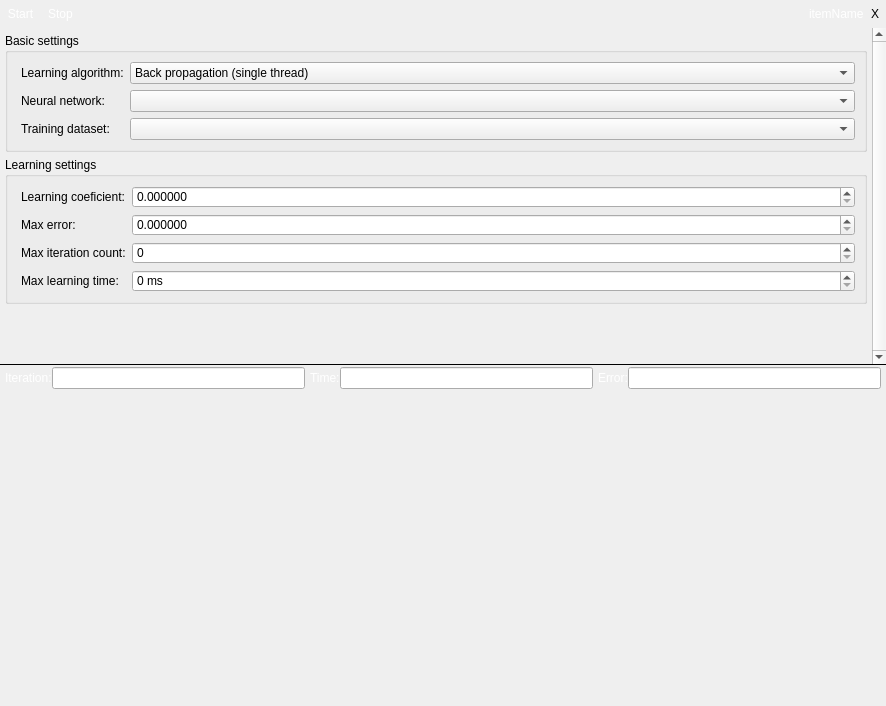
<?xml version="1.0" encoding="UTF-8"?>
<ui version="4.0">
 <class>LearningWidget</class>
 <widget class="QWidget" name="LearningWidget">
  <property name="geometry">
   <rect>
    <x>0</x>
    <y>0</y>
    <width>886</width>
    <height>706</height>
   </rect>
  </property>
  <property name="sizePolicy">
   <sizepolicy hsizetype="Preferred" vsizetype="Preferred">
    <horstretch>1</horstretch>
    <verstretch>0</verstretch>
   </sizepolicy>
  </property>
  <property name="windowTitle">
   <string>Form</string>
  </property>
  <layout class="QVBoxLayout" name="verticalLayout_9">
   <property name="spacing">
    <number>0</number>
   </property>
   <property name="margin">
    <number>0</number>
   </property>
   <item>
    <widget class="QFrame" name="topToolBar">
     <property name="minimumSize">
      <size>
       <width>0</width>
       <height>28</height>
      </size>
     </property>
     <property name="maximumSize">
      <size>
       <width>16777215</width>
       <height>28</height>
      </size>
     </property>
     <property name="styleSheet">
      <string notr="true">#topToolBar{
	background-image: url(:toolbar);
}</string>
     </property>
     <property name="lineWidth">
      <number>0</number>
     </property>
     <layout class="QHBoxLayout" name="horizontalLayout">
      <property name="spacing">
       <number>0</number>
      </property>
      <property name="margin">
       <number>0</number>
      </property>
      <item>
       <widget class="QToolButton" name="startBtn">
        <property name="styleSheet">
         <string notr="true">color: white;</string>
        </property>
        <property name="text">
         <string>Start</string>
        </property>
        <property name="icon">
         <iconset resource="../styles.qrc">
          <normaloff>:/start22</normaloff>:/start22</iconset>
        </property>
        <property name="iconSize">
         <size>
          <width>18</width>
          <height>18</height>
         </size>
        </property>
        <property name="toolButtonStyle">
         <enum>Qt::ToolButtonTextBesideIcon</enum>
        </property>
        <property name="autoRaise">
         <bool>true</bool>
        </property>
       </widget>
      </item>
      <item>
       <widget class="QToolButton" name="stopBtn">
        <property name="styleSheet">
         <string notr="true">color: white;</string>
        </property>
        <property name="text">
         <string>Stop</string>
        </property>
        <property name="icon">
         <iconset resource="../styles.qrc">
          <normaloff>:/stop22</normaloff>:/stop22</iconset>
        </property>
        <property name="iconSize">
         <size>
          <width>18</width>
          <height>18</height>
         </size>
        </property>
        <property name="toolButtonStyle">
         <enum>Qt::ToolButtonTextBesideIcon</enum>
        </property>
        <property name="autoRaise">
         <bool>true</bool>
        </property>
       </widget>
      </item>
      <item>
       <spacer name="horizontalSpacer_3">
        <property name="orientation">
         <enum>Qt::Horizontal</enum>
        </property>
        <property name="sizeHint" stdset="0">
         <size>
          <width>40</width>
          <height>20</height>
         </size>
        </property>
       </spacer>
      </item>
      <item>
       <widget class="QLabel" name="itemName">
        <property name="palette">
         <palette>
          <active>
           <colorrole role="WindowText">
            <brush brushstyle="SolidPattern">
             <color alpha="255">
              <red>255</red>
              <green>255</green>
              <blue>255</blue>
             </color>
            </brush>
           </colorrole>
          </active>
          <inactive>
           <colorrole role="WindowText">
            <brush brushstyle="SolidPattern">
             <color alpha="255">
              <red>255</red>
              <green>255</green>
              <blue>255</blue>
             </color>
            </brush>
           </colorrole>
          </inactive>
          <disabled>
           <colorrole role="WindowText">
            <brush brushstyle="SolidPattern">
             <color alpha="255">
              <red>152</red>
              <green>152</green>
              <blue>153</blue>
             </color>
            </brush>
           </colorrole>
          </disabled>
         </palette>
        </property>
        <property name="font">
         <font>
          <weight>50</weight>
          <bold>false</bold>
         </font>
        </property>
        <property name="text">
         <string>itemName</string>
        </property>
       </widget>
      </item>
      <item>
       <widget class="QToolButton" name="closeButton">
        <property name="minimumSize">
         <size>
          <width>0</width>
          <height>28</height>
         </size>
        </property>
        <property name="text">
         <string>X</string>
        </property>
        <property name="icon">
         <iconset resource="../styles.qrc">
          <normaloff>:/close22</normaloff>:/close22</iconset>
        </property>
        <property name="iconSize">
         <size>
          <width>22</width>
          <height>22</height>
         </size>
        </property>
        <property name="autoRaise">
         <bool>true</bool>
        </property>
       </widget>
      </item>
     </layout>
    </widget>
   </item>
   <item>
    <widget class="QSplitter" name="splitterH">
     <property name="styleSheet">
      <string notr="true">#splitterH::handle:horizontal{
	background-color: rgb(0, 0, 0);
}</string>
     </property>
     <property name="orientation">
      <enum>Qt::Horizontal</enum>
     </property>
     <property name="handleWidth">
      <number>1</number>
     </property>
     <property name="childrenCollapsible">
      <bool>false</bool>
     </property>
     <widget class="QFrame" name="frame_4">
      <property name="sizePolicy">
       <sizepolicy hsizetype="Preferred" vsizetype="Preferred">
        <horstretch>1</horstretch>
        <verstretch>0</verstretch>
       </sizepolicy>
      </property>
      <property name="frameShape">
       <enum>QFrame::NoFrame</enum>
      </property>
      <property name="frameShadow">
       <enum>QFrame::Raised</enum>
      </property>
      <layout class="QVBoxLayout" name="verticalLayout_5">
       <property name="spacing">
        <number>0</number>
       </property>
       <property name="margin">
        <number>0</number>
       </property>
       <item>
        <widget class="QSplitter" name="splitter">
         <property name="sizePolicy">
          <sizepolicy hsizetype="Preferred" vsizetype="Preferred">
           <horstretch>0</horstretch>
           <verstretch>0</verstretch>
          </sizepolicy>
         </property>
         <property name="styleSheet">
          <string notr="true">#splitter::handle:vertical{
	background-color: rgb(0, 0, 0);
}</string>
         </property>
         <property name="orientation">
          <enum>Qt::Vertical</enum>
         </property>
         <property name="handleWidth">
          <number>1</number>
         </property>
         <property name="childrenCollapsible">
          <bool>false</bool>
         </property>
         <widget class="QFrame" name="frame_2">
          <property name="sizePolicy">
           <sizepolicy hsizetype="Preferred" vsizetype="Preferred">
            <horstretch>0</horstretch>
            <verstretch>0</verstretch>
           </sizepolicy>
          </property>
          <property name="frameShape">
           <enum>QFrame::NoFrame</enum>
          </property>
          <property name="frameShadow">
           <enum>QFrame::Raised</enum>
          </property>
          <layout class="QVBoxLayout" name="verticalLayout_8">
           <property name="spacing">
            <number>0</number>
           </property>
           <property name="margin">
            <number>0</number>
           </property>
           <item>
            <widget class="QScrollArea" name="scrollArea">
             <property name="sizePolicy">
              <sizepolicy hsizetype="Preferred" vsizetype="Preferred">
               <horstretch>0</horstretch>
               <verstretch>0</verstretch>
              </sizepolicy>
             </property>
             <property name="baseSize">
              <size>
               <width>0</width>
               <height>200</height>
              </size>
             </property>
             <property name="frameShape">
              <enum>QFrame::NoFrame</enum>
             </property>
             <property name="verticalScrollBarPolicy">
              <enum>Qt::ScrollBarAlwaysOn</enum>
             </property>
             <property name="horizontalScrollBarPolicy">
              <enum>Qt::ScrollBarAsNeeded</enum>
             </property>
             <property name="widgetResizable">
              <bool>true</bool>
             </property>
             <widget class="QWidget" name="scrollAreaWidgetContents">
              <property name="geometry">
               <rect>
                <x>0</x>
                <y>0</y>
                <width>869</width>
                <height>336</height>
               </rect>
              </property>
              <property name="sizePolicy">
               <sizepolicy hsizetype="Preferred" vsizetype="Preferred">
                <horstretch>0</horstretch>
                <verstretch>0</verstretch>
               </sizepolicy>
              </property>
              <layout class="QVBoxLayout" name="verticalLayout_7">
               <property name="spacing">
                <number>5</number>
               </property>
               <property name="margin">
                <number>5</number>
               </property>
               <item>
                <widget class="QGroupBox" name="groupBox_3">
                 <property name="sizePolicy">
                  <sizepolicy hsizetype="Preferred" vsizetype="Preferred">
                   <horstretch>0</horstretch>
                   <verstretch>0</verstretch>
                  </sizepolicy>
                 </property>
                 <property name="title">
                  <string>Basic settings</string>
                 </property>
                 <layout class="QFormLayout" name="formLayout_3">
                  <item row="0" column="0">
                   <widget class="QLabel" name="label_17">
                    <property name="sizePolicy">
                     <sizepolicy hsizetype="Expanding" vsizetype="Preferred">
                      <horstretch>0</horstretch>
                      <verstretch>0</verstretch>
                     </sizepolicy>
                    </property>
                    <property name="text">
                     <string>Learning algorithm:</string>
                    </property>
                    <property name="indent">
                     <number>4</number>
                    </property>
                   </widget>
                  </item>
                  <item row="0" column="1">
                   <widget class="QComboBox" name="algorithmBox">
                    <property name="sizePolicy">
                     <sizepolicy hsizetype="Expanding" vsizetype="Fixed">
                      <horstretch>0</horstretch>
                      <verstretch>0</verstretch>
                     </sizepolicy>
                    </property>
                    <item>
                     <property name="text">
                      <string>Back propagation (single thread)</string>
                     </property>
                    </item>
                   </widget>
                  </item>
                  <item row="2" column="0">
                   <widget class="QLabel" name="label_13">
                    <property name="sizePolicy">
                     <sizepolicy hsizetype="Expanding" vsizetype="Preferred">
                      <horstretch>0</horstretch>
                      <verstretch>0</verstretch>
                     </sizepolicy>
                    </property>
                    <property name="text">
                     <string>Training dataset:</string>
                    </property>
                    <property name="indent">
                     <number>4</number>
                    </property>
                   </widget>
                  </item>
                  <item row="2" column="1">
                   <widget class="QComboBox" name="datasetBox">
                    <property name="sizePolicy">
                     <sizepolicy hsizetype="Expanding" vsizetype="Fixed">
                      <horstretch>0</horstretch>
                      <verstretch>0</verstretch>
                     </sizepolicy>
                    </property>
                   </widget>
                  </item>
                  <item row="1" column="0">
                   <widget class="QLabel" name="label_12">
                    <property name="sizePolicy">
                     <sizepolicy hsizetype="Expanding" vsizetype="Preferred">
                      <horstretch>0</horstretch>
                      <verstretch>0</verstretch>
                     </sizepolicy>
                    </property>
                    <property name="text">
                     <string>Neural network:</string>
                    </property>
                    <property name="indent">
                     <number>4</number>
                    </property>
                   </widget>
                  </item>
                  <item row="1" column="1">
                   <widget class="QComboBox" name="networkBox">
                    <property name="sizePolicy">
                     <sizepolicy hsizetype="Expanding" vsizetype="Fixed">
                      <horstretch>0</horstretch>
                      <verstretch>0</verstretch>
                     </sizepolicy>
                    </property>
                   </widget>
                  </item>
                 </layout>
                </widget>
               </item>
               <item>
                <widget class="QGroupBox" name="groupBox_4">
                 <property name="sizePolicy">
                  <sizepolicy hsizetype="Preferred" vsizetype="Preferred">
                   <horstretch>0</horstretch>
                   <verstretch>0</verstretch>
                  </sizepolicy>
                 </property>
                 <property name="title">
                  <string>Learning settings</string>
                 </property>
                 <layout class="QFormLayout" name="formLayout_4">
                  <property name="fieldGrowthPolicy">
                   <enum>QFormLayout::ExpandingFieldsGrow</enum>
                  </property>
                  <item row="0" column="0">
                   <widget class="QLabel" name="label_16">
                    <property name="sizePolicy">
                     <sizepolicy hsizetype="Expanding" vsizetype="Preferred">
                      <horstretch>0</horstretch>
                      <verstretch>0</verstretch>
                     </sizepolicy>
                    </property>
                    <property name="text">
                     <string>Learning coeficient:</string>
                    </property>
                    <property name="indent">
                     <number>4</number>
                    </property>
                   </widget>
                  </item>
                  <item row="0" column="1">
                   <widget class="QDoubleSpinBox" name="lrnCoefBox">
                    <property name="sizePolicy">
                     <sizepolicy hsizetype="Expanding" vsizetype="Fixed">
                      <horstretch>0</horstretch>
                      <verstretch>0</verstretch>
                     </sizepolicy>
                    </property>
                    <property name="decimals">
                     <number>6</number>
                    </property>
                    <property name="maximum">
                     <double>100.000000000000000</double>
                    </property>
                    <property name="singleStep">
                     <double>0.010000000000000</double>
                    </property>
                   </widget>
                  </item>
                  <item row="2" column="0">
                   <widget class="QLabel" name="label_14">
                    <property name="sizePolicy">
                     <sizepolicy hsizetype="Expanding" vsizetype="Preferred">
                      <horstretch>0</horstretch>
                      <verstretch>0</verstretch>
                     </sizepolicy>
                    </property>
                    <property name="text">
                     <string>Max error:</string>
                    </property>
                    <property name="indent">
                     <number>4</number>
                    </property>
                   </widget>
                  </item>
                  <item row="2" column="1">
                   <widget class="QDoubleSpinBox" name="maxErrBox">
                    <property name="sizePolicy">
                     <sizepolicy hsizetype="Expanding" vsizetype="Fixed">
                      <horstretch>0</horstretch>
                      <verstretch>0</verstretch>
                     </sizepolicy>
                    </property>
                    <property name="decimals">
                     <number>6</number>
                    </property>
                    <property name="singleStep">
                     <double>0.001000000000000</double>
                    </property>
                   </widget>
                  </item>
                  <item row="4" column="0">
                   <widget class="QLabel" name="label_15">
                    <property name="sizePolicy">
                     <sizepolicy hsizetype="Expanding" vsizetype="Preferred">
                      <horstretch>0</horstretch>
                      <verstretch>0</verstretch>
                     </sizepolicy>
                    </property>
                    <property name="text">
                     <string>Max iteration count:</string>
                    </property>
                    <property name="indent">
                     <number>4</number>
                    </property>
                   </widget>
                  </item>
                  <item row="4" column="1">
                   <widget class="QSpinBox" name="maxIterBox">
                    <property name="sizePolicy">
                     <sizepolicy hsizetype="Expanding" vsizetype="Fixed">
                      <horstretch>0</horstretch>
                      <verstretch>0</verstretch>
                     </sizepolicy>
                    </property>
                    <property name="maximum">
                     <number>1000000</number>
                    </property>
                   </widget>
                  </item>
                  <item row="5" column="0">
                   <widget class="QLabel" name="label_21">
                    <property name="sizePolicy">
                     <sizepolicy hsizetype="Expanding" vsizetype="Preferred">
                      <horstretch>0</horstretch>
                      <verstretch>0</verstretch>
                     </sizepolicy>
                    </property>
                    <property name="text">
                     <string>Max learning time:</string>
                    </property>
                    <property name="indent">
                     <number>4</number>
                    </property>
                   </widget>
                  </item>
                  <item row="5" column="1">
                   <widget class="QSpinBox" name="maxTimeBox">
                    <property name="sizePolicy">
                     <sizepolicy hsizetype="Expanding" vsizetype="Fixed">
                      <horstretch>0</horstretch>
                      <verstretch>0</verstretch>
                     </sizepolicy>
                    </property>
                    <property name="suffix">
                     <string> ms</string>
                    </property>
                    <property name="maximum">
                     <number>1000000</number>
                    </property>
                    <property name="singleStep">
                     <number>100</number>
                    </property>
                    <property name="value">
                     <number>0</number>
                    </property>
                   </widget>
                  </item>
                 </layout>
                </widget>
               </item>
               <item>
                <spacer name="verticalSpacer_6">
                 <property name="orientation">
                  <enum>Qt::Vertical</enum>
                 </property>
                 <property name="sizeHint" stdset="0">
                  <size>
                   <width>0</width>
                   <height>60</height>
                  </size>
                 </property>
                </spacer>
               </item>
              </layout>
             </widget>
            </widget>
           </item>
          </layout>
         </widget>
         <widget class="QFrame" name="frame_3">
          <property name="sizePolicy">
           <sizepolicy hsizetype="Preferred" vsizetype="Preferred">
            <horstretch>0</horstretch>
            <verstretch>10</verstretch>
           </sizepolicy>
          </property>
          <property name="frameShape">
           <enum>QFrame::NoFrame</enum>
          </property>
          <property name="frameShadow">
           <enum>QFrame::Raised</enum>
          </property>
          <layout class="QVBoxLayout" name="verticalLayout">
           <property name="spacing">
            <number>0</number>
           </property>
           <property name="margin">
            <number>0</number>
           </property>
           <item>
            <widget class="QFrame" name="topToolBar_3">
             <property name="minimumSize">
              <size>
               <width>0</width>
               <height>27</height>
              </size>
             </property>
             <property name="maximumSize">
              <size>
               <width>16777215</width>
               <height>27</height>
              </size>
             </property>
             <property name="styleSheet">
              <string notr="true">#topToolBar_3{
	background-image: url(:toolbar);
	background-position: bottom;
}</string>
             </property>
             <property name="lineWidth">
              <number>0</number>
             </property>
             <layout class="QHBoxLayout" name="horizontalLayout_2">
              <property name="spacing">
               <number>0</number>
              </property>
              <property name="margin">
               <number>0</number>
              </property>
              <item>
               <spacer name="horizontalSpacer_8">
                <property name="orientation">
                 <enum>Qt::Horizontal</enum>
                </property>
                <property name="sizeType">
                 <enum>QSizePolicy::Fixed</enum>
                </property>
                <property name="sizeHint" stdset="0">
                 <size>
                  <width>5</width>
                  <height>20</height>
                 </size>
                </property>
               </spacer>
              </item>
              <item>
               <widget class="QLabel" name="label_18">
                <property name="sizePolicy">
                 <sizepolicy hsizetype="Preferred" vsizetype="Preferred">
                  <horstretch>0</horstretch>
                  <verstretch>0</verstretch>
                 </sizepolicy>
                </property>
                <property name="text">
                 <string>&lt;html&gt;&lt;head/&gt;&lt;body&gt;&lt;p&gt;&lt;span style=&quot; color:#ffffff;&quot;&gt;Iteration:&lt;/span&gt;&lt;/p&gt;&lt;/body&gt;&lt;/html&gt;</string>
                </property>
               </widget>
              </item>
              <item>
               <widget class="QLineEdit" name="actIterEdit">
                <property name="sizePolicy">
                 <sizepolicy hsizetype="Expanding" vsizetype="Fixed">
                  <horstretch>0</horstretch>
                  <verstretch>0</verstretch>
                 </sizepolicy>
                </property>
               </widget>
              </item>
              <item>
               <spacer name="horizontalSpacer_5">
                <property name="orientation">
                 <enum>Qt::Horizontal</enum>
                </property>
                <property name="sizeType">
                 <enum>QSizePolicy::Preferred</enum>
                </property>
                <property name="sizeHint" stdset="0">
                 <size>
                  <width>5</width>
                  <height>20</height>
                 </size>
                </property>
               </spacer>
              </item>
              <item>
               <widget class="QLabel" name="label_19">
                <property name="sizePolicy">
                 <sizepolicy hsizetype="Preferred" vsizetype="Preferred">
                  <horstretch>0</horstretch>
                  <verstretch>0</verstretch>
                 </sizepolicy>
                </property>
                <property name="text">
                 <string>&lt;html&gt;&lt;head/&gt;&lt;body&gt;&lt;p&gt;&lt;span style=&quot; color:#ffffff;&quot;&gt;Time:&lt;/span&gt;&lt;/p&gt;&lt;/body&gt;&lt;/html&gt;</string>
                </property>
               </widget>
              </item>
              <item>
               <widget class="QLineEdit" name="actTimeEdit">
                <property name="sizePolicy">
                 <sizepolicy hsizetype="Expanding" vsizetype="Fixed">
                  <horstretch>0</horstretch>
                  <verstretch>0</verstretch>
                 </sizepolicy>
                </property>
               </widget>
              </item>
              <item>
               <spacer name="horizontalSpacer_6">
                <property name="orientation">
                 <enum>Qt::Horizontal</enum>
                </property>
                <property name="sizeType">
                 <enum>QSizePolicy::Fixed</enum>
                </property>
                <property name="sizeHint" stdset="0">
                 <size>
                  <width>5</width>
                  <height>20</height>
                 </size>
                </property>
               </spacer>
              </item>
              <item>
               <widget class="QLabel" name="label_20">
                <property name="sizePolicy">
                 <sizepolicy hsizetype="Preferred" vsizetype="Preferred">
                  <horstretch>0</horstretch>
                  <verstretch>0</verstretch>
                 </sizepolicy>
                </property>
                <property name="text">
                 <string>&lt;html&gt;&lt;head/&gt;&lt;body&gt;&lt;p&gt;&lt;span style=&quot; color:#ffffff;&quot;&gt;Error:&lt;/span&gt;&lt;/p&gt;&lt;/body&gt;&lt;/html&gt;</string>
                </property>
               </widget>
              </item>
              <item>
               <widget class="QLineEdit" name="actErrorEdit">
                <property name="sizePolicy">
                 <sizepolicy hsizetype="Expanding" vsizetype="Fixed">
                  <horstretch>0</horstretch>
                  <verstretch>0</verstretch>
                 </sizepolicy>
                </property>
               </widget>
              </item>
              <item>
               <spacer name="horizontalSpacer_4">
                <property name="orientation">
                 <enum>Qt::Horizontal</enum>
                </property>
                <property name="sizeType">
                 <enum>QSizePolicy::Fixed</enum>
                </property>
                <property name="sizeHint" stdset="0">
                 <size>
                  <width>5</width>
                  <height>20</height>
                 </size>
                </property>
               </spacer>
              </item>
             </layout>
            </widget>
           </item>
           <item>
            <widget class="QFrame" name="graphFrame">
             <property name="frameShape">
              <enum>QFrame::NoFrame</enum>
             </property>
             <property name="frameShadow">
              <enum>QFrame::Raised</enum>
             </property>
             <layout class="QVBoxLayout" name="verticalLayout_2">
              <property name="spacing">
               <number>0</number>
              </property>
              <property name="margin">
               <number>0</number>
              </property>
             </layout>
            </widget>
           </item>
          </layout>
         </widget>
        </widget>
       </item>
      </layout>
     </widget>
    </widget>
   </item>
  </layout>
 </widget>
 <resources>
  <include location="../styles.qrc"/>
 </resources>
 <connections/>
</ui>
